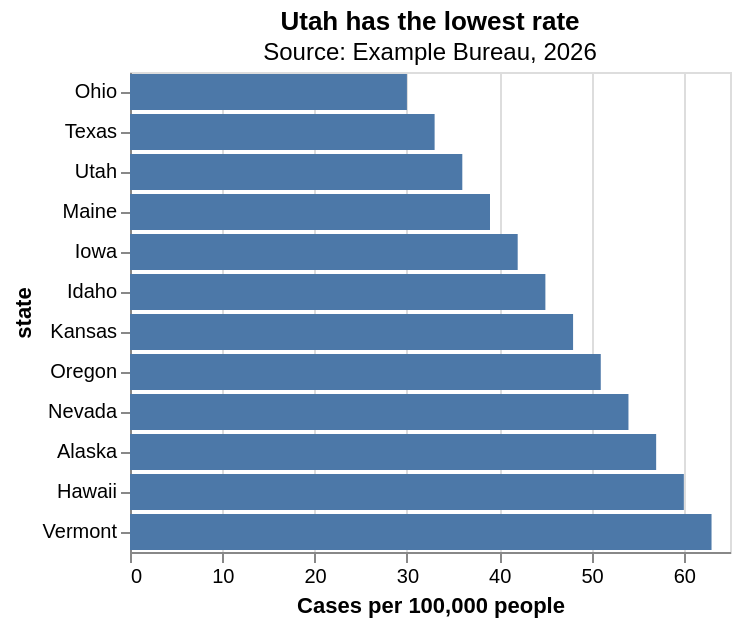

Express this chart as Vega-Lite.
### Vega-Lite specification from a JSON file in a GitHub repository (floating-point values rounded to 4 significant figures)
{"$schema": "https://vega.github.io/schema/vega-lite/v6.json", "title": {"text": "Utah has the lowest rate", "subtitle": "Source: Example Bureau, 2026"}, "data": {"values": [{"state": "Ohio", "cases_per_100k": 30, "year": 2025}, {"state": "Texas", "cases_per_100k": 33, "year": 2025}, {"state": "Utah", "cases_per_100k": 36, "year": 2025}, {"state": "Maine", "cases_per_100k": 39, "year": 2025}, {"state": "Iowa", "cases_per_100k": 42, "year": 2025}, {"state": "Idaho", "cases_per_100k": 45, "year": 2025}, {"state": "Kansas", "cases_per_100k": 48, "year": 2025}, {"state": "Oregon", "cases_per_100k": 51, "year": 2025}, {"state": "Nevada", "cases_per_100k": 54, "year": 2025}, {"state": "Alaska", "cases_per_100k": 57, "year": 2025}, {"state": "Hawaii", "cases_per_100k": 60, "year": 2025}, {"state": "Vermont", "cases_per_100k": 63, "year": 2025}]}, "mark": "bar", "encoding": {"y": {"field": "state", "type": "nominal", "sort": "x"}, "x": {"field": "cases_per_100k", "type": "quantitative", "title": "Cases per 100,000 people"}}}
